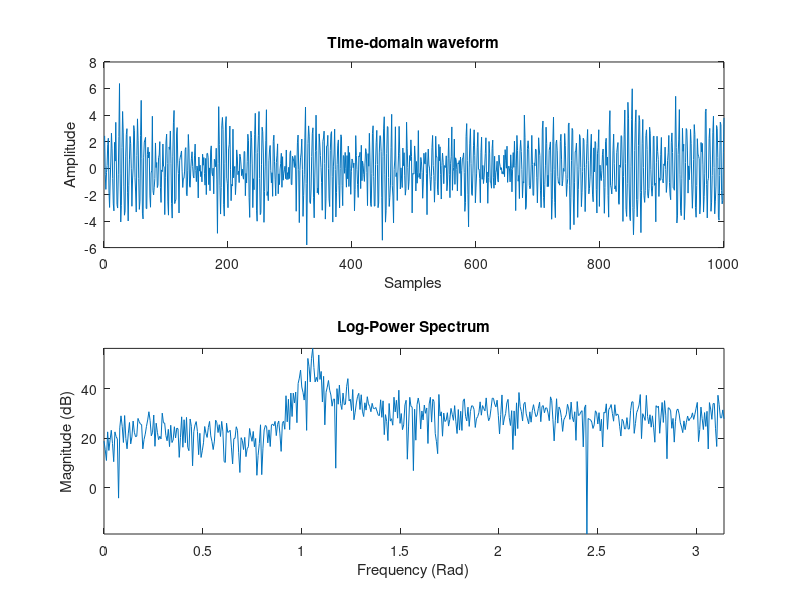

Source code (MATLAB): (Note: this script raises an error after producing the figure.)
function [] = testARMAX()

% Play around with the SysID toolbox to see about pole zero estimation
close all; clear all;

% Synthesize ARMA model

N = 1000; % Number of data points
p = 2; % Number of poles 
q = 2; % Number of zeros


rz = .9; thetaz =  pi/4; % Complex-conjugate zero pair:  (+/-  pi/4, .9)
rp = .99; thetap = pi/3;  % Complex-conjugate pole pair: (+/- pi/3, .99)

% Create an ARMA model by filtering a white noise sequence
x = filter([1 -2*cos(thetaz)*rz rz^2], [1 -2*cos(thetap)*rp rp^2], randn(N,1));

disp(['True AR Coefficients:' num2str([1, -2*cos(thetap)*rp, rp^2])]);
disp(['True MA Coefficients:' num2str([1, -2*cos(thetaz)*rz, rz^2])]);

figure;
subplot(2,1,1);
plot(x);
title('Time-domain waveform');
xlabel('Samples'); ylabel('Amplitude');
subplot(2,1,2);

lfft = 1024;
X = 20*log10(abs(fft(x,lfft)));
X = X(1:1:lfft/2);
bins = linspace(0,pi,length(X));
plot(bins, X);
title('Log-Power Spectrum');
xlabel('Frequency (Rad)'); ylabel('Magnitude (dB)');
axis('tight');

% Estimate AR params using arcov (this leads to a biased estimate)
[arCoeffs e] = arcov(x,p);
disp('Covariance Method: Estimated AR Coefficients');
disp(['AR Coeffs:' num2str(arCoeffs)]);

% Estimate ARMA parameters using armax function from Sys. ID. toolbox
data = iddata(x,[],1); % Package input
m = armax(data,[p q]); % Call estimator with desired model orders
disp('Sys ID toolbox ARMA estimates');
disp(['AR Coeffs: ' num2str(m.a)]); % Estimated AR Coefficients
disp(['MA Coeffs: ' num2str(m.c)]); % Estimated MA Coefficients
